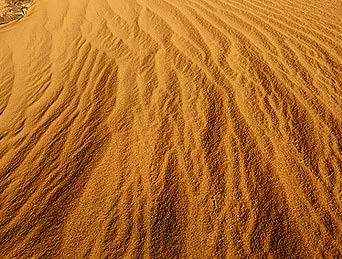
%> input picture Image Melding/Inputs/Image cloning/lizard_trg.jpg, 342 x 259 px
$ octave ImageCloning.m   (GNU Octave 9; MATLAB toolbox functions it lacks are replaced by stand-ins)
%> lines starting %> are read from the running program, lines starting %| are printed output that depends on the picture; in (x1, y1, x2, y2) boxes, pixels count from 0 and x2, y2 are one past the last pixel; in counts of white or black regions, pixels touching at a corner belong together; the program's own positions count from 1
### Image Melding/read_mask_ims.m
function [im1 im1_mask im1_src im2_src blend_alpha hole_mask src2_mask] = read_mask_ims(im_src_f, im_trg_f, src_msk_f, synth_msk_f)
%> called with im_src_f = 'Inputs/Image Cloning/lizard_trg.jpg', im_trg_f = 'Inputs/Image Cloning/lizard_src.jpg', src_msk_f = 'Inputs/Image Cloning/lizard_src_mask.jpg', synth_msk_f = 'Inputs/Image Cloning/lizard_synth_mask.jpg'
im1_src = im2double(imread(im_src_f));
im2_src = im2double(imread(im_trg_f));
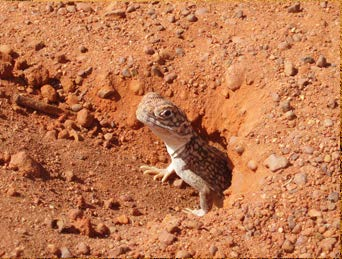
%> input picture Image Melding/Inputs/Image cloning/lizard_src.jpg, 342 x 259 px
src2_mask = double(rgb2gray(imread(src_msk_f)));
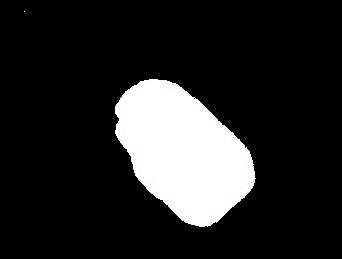
%> input picture Image Melding/Inputs/Image cloning/lizard_src_mask.jpg, 342 x 259 px
%> src2_mask: size 259x342 double; min 0, max 255, mean 38.6
synth_mask = double(rgb2gray(imread(synth_msk_f)));
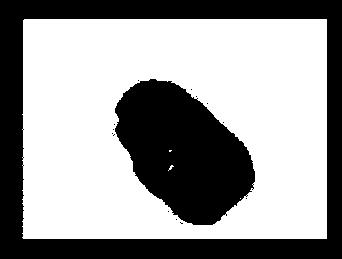
%> input picture Image Melding/Inputs/Image cloning/lizard_synth_mask.jpg, 342 x 259 px
%> synth_mask: size 259x342 double; min 0, max 255, mean 154.3
im1_mask = double(synth_mask);

hole_mask = src2_mask + synth_mask;
hole_mask(hole_mask ~= 0) = 1;
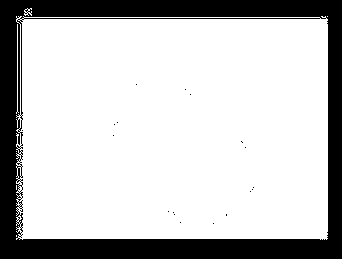
%> hole_mask: size 259x342 double; values 0 (black) and 1 (white), 76.9% white; 19 black regions (18 under 20 px), largest, box (x1, y1, x2, y2) and area: (0, 0, 342, 259) 20419
m1 = bwdist(src2_mask);
m2 = bwdist(1 - hole_mask);
blend_alpha = m1 ./ (m1 + m2);

hole_mask(hole_mask ~= 0) = 1;
src2_mask(src2_mask ~= 0) = 1;
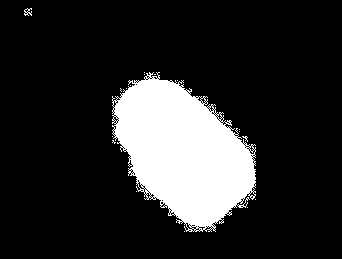
%> src2_mask: size 259x342 double; values 0 (black) and 1 (white), 16.3% white; 18 white regions (16 under 20 px), largest, box (x1, y1, x2, y2) and area: (112, 72, 256, 232) 14378, (24, 8, 32, 16) 33


se = strel('disk',60);
small_mask = imerode(src2_mask,se);
%> small_mask: size 259x342 double; every value is 0
mapInd = find(repmat(small_mask,[1 1 3]));
%> mapInd = []
im1_src(mapInd) = im2_src(mapInd);
im1 = im2_src;
mapInd = find(repmat(src2_mask,[1 1 3]));
%> mapInd = 43350 values from 6227 to 243401
im1(mapInd) = im2_src(mapInd);
mapInd = find(repmat(synth_mask,[1 1 3]));
%> mapInd = 167859 values from 4161 to 262088
im1(mapInd) = 0;

hole_mask = double(hole_mask);
src2_mask =  1 - double(src2_mask);

### Image Melding/make_blend_SShape.m
function output_im = make_blend_SShape(input_im, gamma)
%> called with gamma = 1
%input_im = alpha_mask;
%gamma = 2;
L = 10000;
T = drawS(L + 1, gamma);
transforms = int32(round((L -1) * input_im)) + 1;
%output_im = input_im;

output_im = T(transforms);

### Image Melding/generate_scale_pyramid_forEM.m
function [trg_im, out_Pyr, mask_Pyr, out_scales, true_src_sizes] = generate_scale_pyramid_forEM(input_im, input_mask, start_scale, num_scales, is_logscale)

global grad_weight;

cur_scale = start_scale;
scale_step = (1 - start_scale) / (num_scales - 1);
im_szX = size(input_im,1); im_szY = size(input_im,2);

out_Pyr = cell(num_scales,1);

true_src_sizes = cell(num_scales,1);
out_scales = zeros(num_scales,1);

logMin = log2(start_scale);

if(num_scales == 1)
    diff = 0;
    log_SZ = [0];
else
    diff = logMin / (num_scales - 1);
    log_SZ = 0 : diff : logMin;
end

sZs = flipdim(2 .^ log_SZ,2);
for k = 1 : num_scales
    if is_logscale
        cur_scale = sZs(k);
        cur_szX = round(cur_scale * im_szX);
        cur_szY = round(cur_scale * im_szY);
    else

        cur_szX = round(cur_scale * im_szX);
        cur_szY = round(cur_scale * im_szY);
        cur_scale = cur_scale + scale_step;
    end
    true_src_sizes{k} = [cur_szX cur_szY];
    out_scales(k) = cur_scale;

    src_im = imresize(input_im, [cur_szX cur_szY],'lanczos3');
    src_mask = imresize(input_mask,[cur_szX cur_szY],'lanczos3');
    if(k == 1)
        trg_im = src_im;
    end
    out_Pyr{k} = src_im;
    mask_Pyr{k} = src_mask;

end

### Image Melding/fix_downsampled_mask.m
function [im_out,im_mask] = fix_downsampled_mask( input_im, input_mask)
%input_mask(input_mask < 0.01) = 0;

TT = 0.9;
ch_num = size(input_im,3);
%input_mask(input_mask > TT) = 1;
mask_3ch = repmat(input_mask, [1 1 ch_num]);

im_out = input_im ./ ( 1 - mask_3ch );
im_out(mask_3ch == 1) = 0;
im_mask = input_mask;
im_mask(im_mask < TT) = 0;
im_mask(im_mask ~= 0) = 1;
%im_out(repmat(input_mask, [1 1 ch_num]) == 1) = 0;

### Image Melding/do_EM_iter_twoSRC_cloning.m
function [output_im, output_NNF] = do_EM_iter_twoSRC_cloning(trg_im, src_im_ScalePyr, mask_Pyr, trg_mask, src_scales, options, num_em, scale_ind, big_size, org_im, org_mask,org_src1, org_src2, num_pyrs, alpha_mask,input_NNF_Pyrs, hole_mask, src2_mask)

global grad_weight;
global max_val_B;
global out_directory;

num_src = 2;
non_valid_width =  (1 - 0.0) / 2;
cur_src = src_im_ScalePyr{scale_ind};
cur_alpha_mask = imresize(alpha_mask, [size(cur_src,1) size(cur_src,2)],'lanczos3');
num_channels = size(src_im_ScalePyr{scale_ind}, 3);


cur_mask = mask_Pyr{scale_ind};
[cur_src, cur_mask_fixed] = fix_downsampled_mask(cur_src, cur_mask);

cur_org = cur_src;
cur_org(find(repmat(cur_mask_fixed, [1 1 num_channels]))) = -1000;
cur_size = [size(trg_im,1) size(trg_im,2)];

non_valid_mask = zeros(size(alpha_mask));
non_valid_mask(alpha_mask > non_valid_width & alpha_mask < 1 - non_valid_width) = 1;

src1_im_PYR = make_pyramid_noscale_known(org_src1,non_valid_mask, size(trg_im,1)/big_size(1), options.max_scale, num_pyrs);%single(src_im_big);
src2_im_PYR = make_pyramid_noscale_known(org_src2,non_valid_mask, size(trg_im,1)/big_size(1), options.max_scale, num_pyrs);%single(src_im_big);
%src_mixed_PYR = make_pyramid_noscale(src_mixed,zeros(size(src_mixed,1),size(src_mixed,2)), size(trg_im,1)/big_size(1), options.max_scale, num_pyrs);%single(src_im_big);
src_im_PYR = {src1_im_PYR,src2_im_PYR};%,src_mixed_PYR};
alpha = cur_mask;
cur_alpha_mask = sqrt(abs(cur_alpha_mask));
mask_cells = {repmat((cur_alpha_mask),[1 1 num_channels]), 1 - repmat((cur_alpha_mask),[1 1 num_channels])};
alpha(alpha < 0.05) = 0;
alpha_fixed = alpha;
alpha_fixed(alpha < 0.01) = 0;

im1_mask_blend = repmat(imresize(hole_mask,cur_size,'lanczos3'),[1 1 num_channels]);
im2_mask_blend = repmat(imresize(src2_mask,cur_size,'lanczos3'),[1 1 num_channels]);

im1_mask_blend_fixed = im1_mask_blend;
im1_mask_blend_fixed(im1_mask_blend_fixed < 0.5) = 0;
im1_mask_blend_fixed(im1_mask_blend_fixed ~= 0) = 1;

im2_mask_blend_fixed = im2_mask_blend;
im2_mask_blend_fixed(im2_mask_blend_fixed < 0.5) = 0;
im2_mask_blend_fixed(im2_mask_blend_fixed ~= 0) = 1;

im1_blend_src = imresize(org_src1,cur_size,'lanczos3');
im2_blend_src = imresize(org_src2,cur_size,'lanczos3');
[im1_blend_src(:,:,4) im1_blend_src(:,:,5)]  = sGradMex(single(im1_blend_src(:,:,1)));
[im2_blend_src(:,:,4) im2_blend_src(:,:,5)]  = sGradMex(single(im2_blend_src(:,:,1)));
grad1_mask = imfilter(im1_mask_blend,[0.25 .25;0.25 .25]);
grad2_mask = imfilter(im2_mask_blend,[0.25 .25;0.25 .25]);
%grad1_mask(grad1_mask ~= 0) =  1;
%grad2_mask(grad2_mask ~= 0) =  1;
%alpha_fixed(alpha > 0.99) = 1;
alpha_fixed_blend = repmat(cur_mask_fixed, [1 1 num_channels]);
%    alpha = max(alpha, double(cur_mask));
alpha = repmat(alpha_fixed, [1 1 num_channels]);
alpha_weight = 1.3;
%weight_mask = single(mask2weights_hole(~alpha_fixed,1.01));
weight_mask{1} = single(mask2weights_hole(~im1_mask_blend_fixed,1.3));
weight_mask{2} = single(mask2weights_hole(~im2_mask_blend_fixed,1.3));

options.EM_alpha = single(alpha(:,:,1));

prev_NNF_Pyrs = cell(num_src,1);
if ~isempty(input_NNF_Pyrs)
    for k = 1 : num_src
        pNN = single(input_NNF_Pyrs{k});
        NNF_NN = single(upscale_NNmap(pNN,size(trg_im,1), size(trg_im,2),size(src_im_PYR{k}.ims{1},1), size(src_im_PYR{k}.ims{1},2), size(src_im_PYR{k}.ims{1},1), size(src_im_PYR{k}.ims{1},2), options));
        prev_NNF_Pyrs{k} = NNF_NN;
    end
end


%options.EM_alpha = single(alpha_fixed(:,:,1));
trg_im(:,:,1:3) = im1_mask_blend(:,:,1:3) .* trg_im(:,:,1:3) + (1 - im1_mask_blend(:,:,1:3)) .* im1_blend_src(:,:,1:3);
%trg_im(:,:,1:3) = im2_mask_blend(:,:,1:3) .* trg_im(:,:,1:3) + (1 - im2_mask_blend(:,:,1:3)) .* im2_blend_src(:,:,1:3);

trg_im(:,:,4:5) = grad1_mask(:,:,4:5) .* trg_im(:,:,4:5) + (1 - grad1_mask(:,:,4:5)) .* im1_blend_src(:,:,4:5);
trg_im(:,:,4:5) = grad2_mask(:,:,4:5) .* trg_im(:,:,4:5) + (1 - grad2_mask(:,:,4:5)) .* im2_blend_src(:,:,4:5);


imwrite(lab2rgb(trg_im(:,:,1:3)), sprintf('%s\\Im%03d_Iter%03d.png', out_directory,(scale_ind), 0));


for e = 1 : num_em
    trg_im_PYR.ims{1} = single(trg_im);
    trg_im_PYR.ims{1}(:,:,4) = 0;
    trg_im_PYR.ims{1}(:,:,5) = 0;
    trg_im_PYR.scales{1} = 1;

    for k = 1 : 2
        if ~isempty(prev_NNF_Pyrs{k})
            options.prev_map = prev_NNF_Pyrs{k};
        end
        options.trg_weight = single(weight_mask{k}(:,:,1));
        %         if(scale_ind > 1)
        %             options.search_size = single(0.1*(1.1 - mask_cells{k}));
        %         end

        opt = options;
        if e == 1
            if scale_ind < 4
                opt.do_MinNNF = 4;
                opt.parallel_iter = 10;


                %opt.search_size = single(0.1*ones(cur_size));

            else
                %             opt.parallel_iter = 20;
                %             opt.do_MinNNF = 4;
                opt.do_MinNNF = 0;
                opt.do_random_search = 0;


                %opt.search_size = single(0.1*ones(cur_size));
            end
        end
        [cur_NNF GB] = sNNMex(trg_im_PYR, src_im_PYR{k}, opt);
        GBArr{k} = GB;
        %cur_vote = svoteMedMex(trg_im_PYR, src_im_PYR{k}, cur_NNF, options, GB);
        cur_vote = svoteMex(trg_im_PYR, src_im_PYR{k}, cur_NNF, opt, GB);
        out_im = cur_vote(:,:,1:num_channels);
        % [6 lines of commented-out code are left out]
        out_im_arr{k} = out_im;
        prev_NNF_Pyrs{k} = cur_NNF;
    end

    %trg_im = ( mask_cells{1} .* out_im_arr{1} +  mask_cells{2} .* out_im_arr{2}) ./ (mask_cells{1}+mask_cells{2});
    %trg_im(:,:,4:5) =  max(out_im_arr{1}(:,:,4:5),out_im_arr{2}(:,:,4:5));
    isMax = 1;%mod(e,2);

    trg_im = combine_two_images(out_im_arr{1}, out_im_arr{2},mask_cells{1},mask_cells{2},isMax);

    trg_im(:,:,1:3) = im1_mask_blend(:,:,1:3) .* trg_im(:,:,1:3) + (1 - im1_mask_blend(:,:,1:3)) .* im1_blend_src(:,:,1:3);
    %trg_im(:,:,1:3) = im2_mask_blend(:,:,1:3) .* trg_im(:,:,1:3) + (1 - im2_mask_blend(:,:,1:3)) .* im2_blend_src(:,:,1:3);

    trg_im(:,:,4:5) = grad1_mask(:,:,4:5) .* trg_im(:,:,4:5) + (1 - grad1_mask(:,:,4:5)) .* im1_blend_src(:,:,4:5);
    trg_im(:,:,4:5) = grad2_mask(:,:,4:5) .* trg_im(:,:,4:5) + (1 - grad2_mask(:,:,4:5)) .* im2_blend_src(:,:,4:5);


    res = do_poisson_combination(trg_im(:,:,1), alpha_fixed, grad_weight, trg_im(:,:,4), trg_im(:,:,5));
    res(res > max_val_B) = max_val_B;
    % imwrite(lab2rgb(trg_im(:,:,1:3)), sprintf('C:\\Results\\Iterations\\Scale%03d_Iter%03d_original.png',(scale_ind), k));
    trg_im(:,:,1) = res;%alpha_fixed(:,:,1) .* res + (1 - alpha_fixed(:,:,1)) .* cur_src(:,:,1);
    trg_im(:,:,1:3) = im1_mask_blend(:,:,1:3) .* trg_im(:,:,1:3) + (1 - im1_mask_blend(:,:,1:3)) .* im1_blend_src(:,:,1:3);

    imwrite(lab2rgb(trg_im(:,:,1:3)), sprintf('%s\\Im%03d_Iter%03d.png',out_directory,(scale_ind), e));
end


%trg_im = alpha_fixed_blend .* trg_im + (1 - alpha_fixed_blend) .* cur_src;
output_im = trg_im;
output_NNF = prev_NNF_Pyrs;

### Image Melding/make_pyramid_noscale_known.m
function out_pyr = make_pyramid_noscale_known(input_im, input_mask, min_scale, max_scale, num_scale)


global grad_weight;
logMin = log2(min_scale);
max_scale_global = min_scale + min_scale * max_scale;
logMax = log2(max_scale_global);
num_channels = size(input_im , 3);
if(num_scale == 1)
    diff = 0;
    log_SZ = [logMin];
else
    diff = (logMax - logMin) / (num_scale - 1);
    log_SZ = logMin : diff : logMax;
end

sZs = 2 .^ log_SZ;
[ox oy] = imsize(input_im);
out_pyr_ims = cell(num_scale,1);
out_pyr.scales = cell(num_scale,1);
for k = 1 : num_scale
    sZ = sZs(k);

    szn = round(sZ *[ox oy]);
    out_pyr.scales{k} = ox / szn(1);
    sZIM_mask = imresize(input_mask,szn,'lanczos3');

    sZIM = imresize(input_im,szn,'lanczos3');
    sZIM_mask_b = imresize(sZIM_mask, [ox oy], 'lanczos3');
    sZIM_b = imresize(sZIM, [ox oy], 'lanczos3');

    sZIM_b(find(repmat(input_mask,[1 1 num_channels]))) = -1000;

    out_pyr_ims{k} = single(sZIM_b);
end

out_pyr.ims = out_pyr_ims;

### Image Melding/imsize.m
function [H W C T] = imsize(img)

H = size(img,1);
W = size(img,2);
C = size(img,3);
T = size(img,4);

if nargout==1
	H = [H W C T];
end


### Image Melding/drawS.m
function [T] =  drawS( L, gamma)
%L = 300;
%gamma = 2.1;
T1 = [1:L/2] / (L/2);
T1 = T1 .^ gamma;
%T2= T1;
T2 = 1- flipdim(T1,2);
T = double([T2 (1+T1)] / 2);
%plot(T);

### Image Melding/ImageCloning.m
clc;

clear options;
close all;

path(path, '.\Mexfiles'); % Contains the compiled functions for the search and vote algorithm of patches

global grad_weight; % lambda value in the paper

global max_val_B; %max brightness
global out_directory;  %directory name for saving intermediate files
resize_method = 'lanczos3'; % Interpolation Kernel for resizing

input_folder = 'Inputs/Image Cloning/'
results_folder = '.\Results\'

%%%%%%%%%%%%%%%%%%%%%%%%%%%%%%%%%%%%%%%%
%MODIFY THIS SECTION FOR YOUR TEST IMAGES
out_directory = strcat(results_folder, 'lizard'); %folder in which we store each iterative result
trg_file_name = strcat(input_folder, 'lizard_trg.jpg');%name of the target file
src_file_name = strcat(input_folder, 'lizard_src.jpg');%name of the source file
synth_file_mask = strcat(input_folder, 'lizard_synth_mask.jpg');%name of the mask representing the part for synthesis
src_file_mask = strcat(input_folder, 'lizard_src_mask.jpg');%name of the mask file representing the part we want to copy from the source.
%%%%%%%%%%%%%%%%%%%%%%%%%%%%%%%%%%%%%%%%%

if ~exist(out_directory, 'dir')
    mkdir(out_directory);
end

grad_weight = .75; %we fix a normal lambda value


[im1 im1_mask im1_src im2_src alpha_mask hole_mask src2_mask] = read_mask_ims(trg_file_name, src_file_name, src_file_mask, synth_file_mask); %reads the input image with black and white masks!

alpha_mask = make_blend_SShape(alpha_mask, 1.0);%generates the blend weight value alpha
options.parallel_iter = 2;%number of random search in Generalized PatchMatch (GPM)
options.patch_size = 10;
options.min_scale = 0.9;%minimum scale in GPM
options.max_scale = 1.2;%maximum scale in GPM
options.min_angle = -pi/4;%minimum rotation
options.max_angle = pi/4;%maximum rotation
options.min_relscale = 0.9;%minimum relative scale in GPM
options.max_relscale = 1.1;%maximum relative scale in GPM
options.search_reflection = 0;

options.min_Bias = single([-10  ; -50  ;   -50;      0;0]);%minimum bias in Lab space.  The last two channels are related to gradients.  As gradients can be drived from colors, if you leave it as it's the algorithm automatically uses gain of color channels.
options.max_Bias = single([10  ; 50 ;  50;      0;0]);%maximum bias
options.min_Gain = single([0.9  ; 0.9    ;   0.9;      1;1]);%minimum gain
options.max_Gain = single([1.5 ; 1.1   ;   1.1;    1;1]);%maximum gain

init_im = repmat(alpha_mask, [1 1 3]) .* im1_src + (1 - repmat(alpha_mask, [1 1 3])) .* im2_src; % initialiszing our result array with from a copy of the mask


options.coh_weigh = 1;%if set to 1 the algorithm gives more weight to the coherent regions.

options.normalize_weight = 1;%if set to 0 the algorithm ignores gain and bias adjustments
options.num_threads = 12;%number of threads
options.do_MinNNF = 2;%the algorithm does this number of random searches after merges previous NNF and current one.  Please refer to original PM for more details
options.is_Pixel_int = 0;
options.random_init = 0;%if it is turned to zero, GPM initializes the locations to be identity
options.window_size = 0.05 * sqrt(size(im1_src,1) *size(im1_src,2));%Specifies the local search
%> options.window_size = 14.88
options.grad_weight = grad_weight;

num_pyrs = 10;%number of scaled pyramids algorithm needs for synthesis
is_log_upscale = 1; %upscale enable


start_scale = 55 / min(size(im1,1), size(im1,2));%the coasest scale
%> start_scale = 0.212

num_scales = 10;%number of scales for EM iterations
num_em = 20;%initial number of EM iterations at coarsest scale
decrease_factor = 2;%when we go to finer resolutions we reduce this number from number of EM iterations
min_scale = 4;%the minimum number of EM iterations


%take input images into Lab space
C = makecform('srgb2lab'); % creates a color transformation structure C that defines the color space conversion specified by type.
im1 = applycform(im1, C); % applying the struct on the target image
%> im1: size 259x342x3 double; mean of channels 1, 2, 3 20.3, 9.3, 12.4
im1_src = applycform(im1_src, C); % applying the struct on the first source image
%> im1_src: size 259x342x3 double; mean of channels 1, 2, 3 51.2, 24.2, 47.3
im2_src = applycform(im2_src, C); % applying the struct on the second source  image
%> im2_src: size 259x342x3 double; mean of channels 1, 2, 3 57.4, 26, 34.9


imG = zeros(size(im1,1),size(im1,2),5);


im1 = cat(3,im1, zeros(size(im1,1),size(im1,2),2));
im1_src = cat(3,im1_src, zeros(size(im1_src,1),size(im1_src,2),2));
im2_src = cat(3,im2_src, zeros(size(im2_src,1),size(im2_src,2),2));


options.vote_weight = single(ones(options.patch_size,options.patch_size));%instead of box filter in vote step you can apply other filters such as Gaussian

[trg_im,  src_Pyr, mask_Pyr, src_scales, true_src_sizes] = generate_scale_pyramid_forEM(im1, im1_mask, start_scale, num_scales,is_log_upscale); %generates all the source pyramids for every EM scale
%> the loop in generate_scale_pyramid_forEM, `for k = 1 : num_scales` made 10 passes
%> pass 3, in generate_scale_pyramid_forEM, `src_mask = imresize(input_mask,[cur_szX cur_szY],'lanczos3');`:
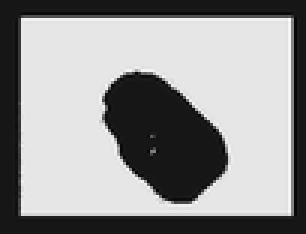
%> src_mask: size 78x102 double (shown 3 times larger); min -27.5, max 285.1, mean 154.3; drawn with min black and max white
%> after the loop in generate_scale_pyramid_forEM, `for k = 1 : num_scales`: mask_Pyr = 10 items; out_scales = [0.212; 0.252; 0.3; 0.356; 0.423; 0.502; 0.597; 0.709; 0.842; 1]; true_src_sizes = {[55 73], [65 86], [78 102], [92 122], [110 145], [130 172], [155 204], [184 242], [218 288], [259 342]}
%> src_Pyr = 10 items; mask_Pyr = 10 items; src_scales has the same summary as out_scales in generate_scale_pyramid_forEM

% seting-up the mask for the target image
trg_mask = mask_Pyr{1};
[trg_im,trg_mask] = fix_downsampled_mask(trg_im, trg_mask);
%> in fix_downsampled_mask, `im_mask(im_mask < TT) = 0;`: im_mask: size 55x73 double; min 0, max 279.4, mean 154.9
%> in fix_downsampled_mask, `im_mask(im_mask ~= 0) = 1;`: im_mask: size 55x73 double; values 0 (black) and 1 (white), 72.8% white; 2 black regions, box (x1, y1, x2, y2) and area: (0, 0, 73, 55) 624, (25, 17, 54, 47) 470
trg_im(:,:,1:3) = imresize(applycform(im2double(init_im), C),[size(trg_im,1),size(trg_im,2)]);%applycform(tmp_im, C);
max_val_B = max(trg_im(:));
%> max_val_B = 97.49
%> the run ends on the next line
cur_NN = [];
% performing image cloning on multiple iteration
for k = 1 : num_scales

    if k ~= 1

        trg_mask = imresize(trg_mask, true_src_sizes{k},resize_method);
        trg_im = imresize(cur_im, true_src_sizes{k},resize_method);


    end

    if k > 4

        opt.do_random_search = 0;
        options.do_MinNNF = 0;
    end

    opt = options;
    num_em = max(min_scale, num_em - decrease_factor);

    big_size =  [size(im1,1), size(im1,2)];
    [cur_im cur_NN] = do_EM_iter_twoSRC_cloning(trg_im, src_Pyr, mask_Pyr, trg_mask, src_scales, opt, num_em, k,big_size, im1, im1_mask, im1_src, im2_src, num_pyrs,alpha_mask,cur_NN,hole_mask, src2_mask);
